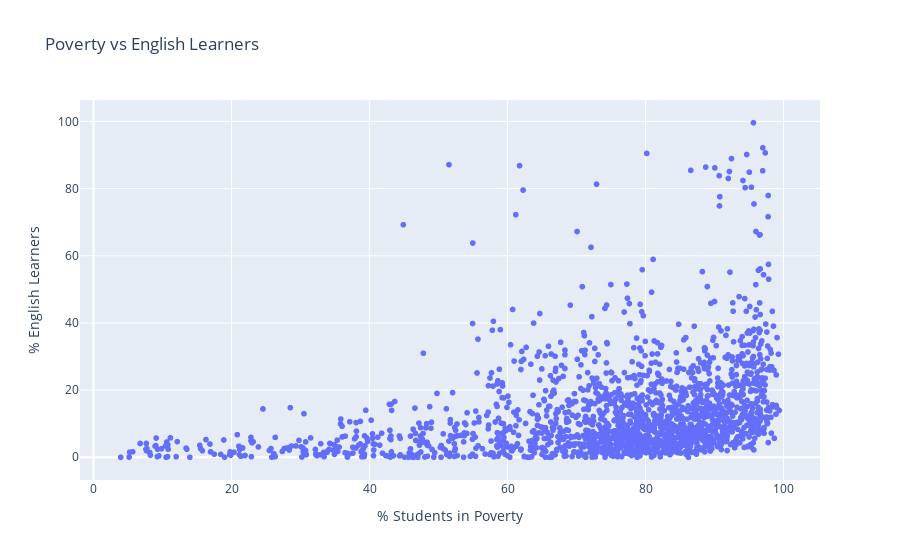

Notebook code cell kept with this figure:
### Markdown cell above
#### Task 2e: A Relationship Between Poverty and English Language Learners

By plotting these two variables, we aim to see if there is a *correlation* between high poverty rates and a higher proportion of students learning English as a second language. This can help identify trends, such as whether schools in more impoverished areas tend to serve a higher percentage of students who are learning English as a second language.

**1.** Create a scatter plot with the poverty rate on the x-axis and the percentage of English learners on the y-axis.

### Code cell
# Create a scatter plot of percent_english_learners vs percent_poverty
px.scatter(schools_df, x="percent_poverty", y="percent_english_learners",
           title="Poverty vs English Learners",
           labels={"percent_poverty": "% Students in Poverty", "percent_english_learners": "% English Learners"})

### Figure 1 — Plotly figure (JSON) as saved in the notebook; plotly's stock layout.template omitted (floating-point values rounded to 4 significant figures; data arrays with more than 128 entries replaced by an {"elided": "..."} marker saying what was removed)
{"data": [{"hovertemplate": "% Students in Poverty=%{x}<br>% English Learners=%{y}<extra></extra>", "legendgroup": "", "marker": {"color": "#636efa", "symbol": "circle"}, "mode": "markers", "name": "", "showlegend": false, "type": "scattergl", "x": {"elided": "1834 float values"}, "xaxis": "x", "y": {"elided": "1834 float values"}, "yaxis": "y"}], "layout": {"autosize": true, "legend": {"tracegroupgap": 0}, "title": {"text": "Poverty vs English Learners"}, "xaxis": {"anchor": "y", "autorange": true, "domain": [0, 1], "range": [-1.738, 105.1], "title": {"text": "% Students in Poverty"}, "type": "linear"}, "yaxis": {"anchor": "x", "autorange": true, "domain": [0, 1], "range": [-8.219, 107.8], "title": {"text": "% English Learners"}, "type": "linear"}}}
